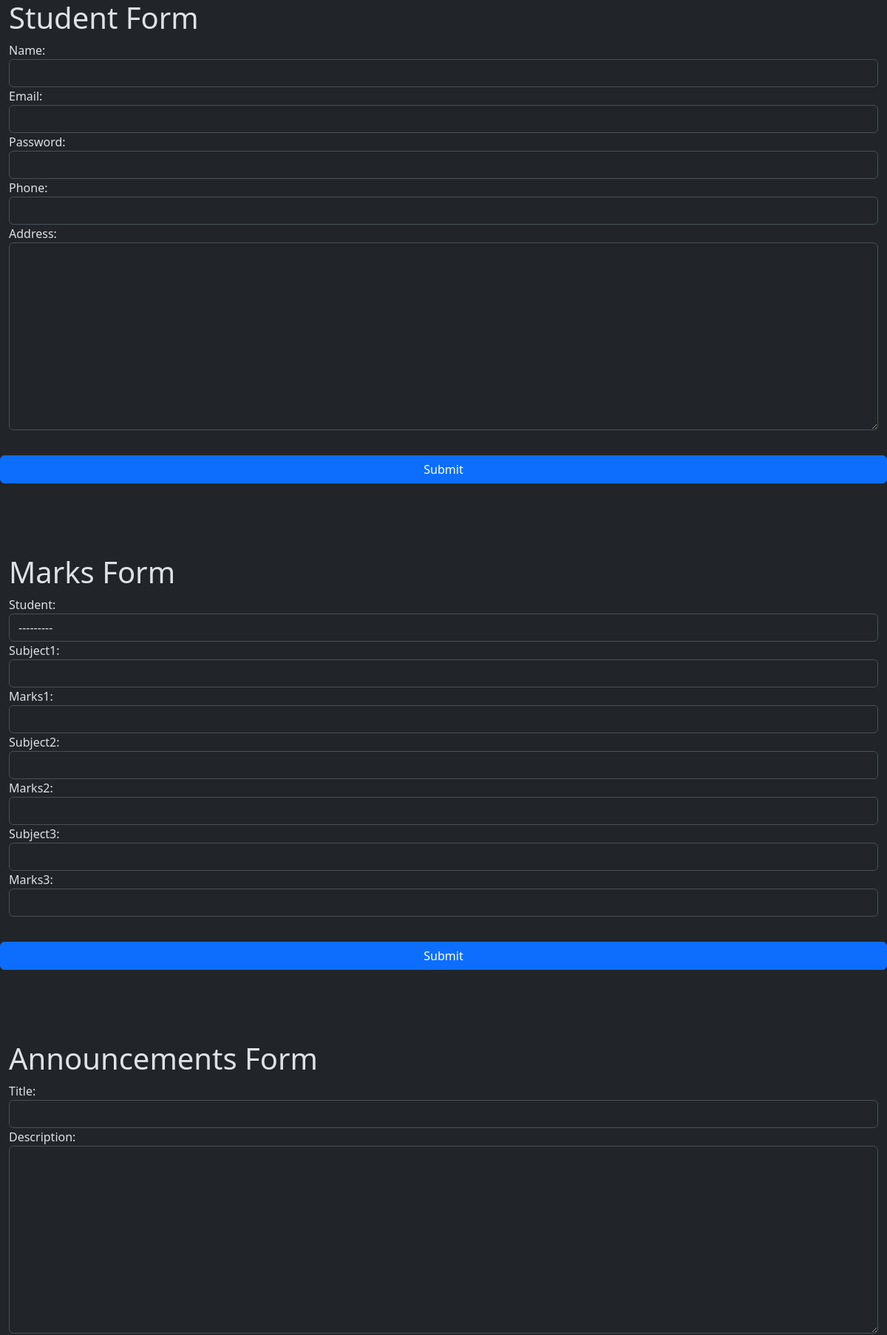
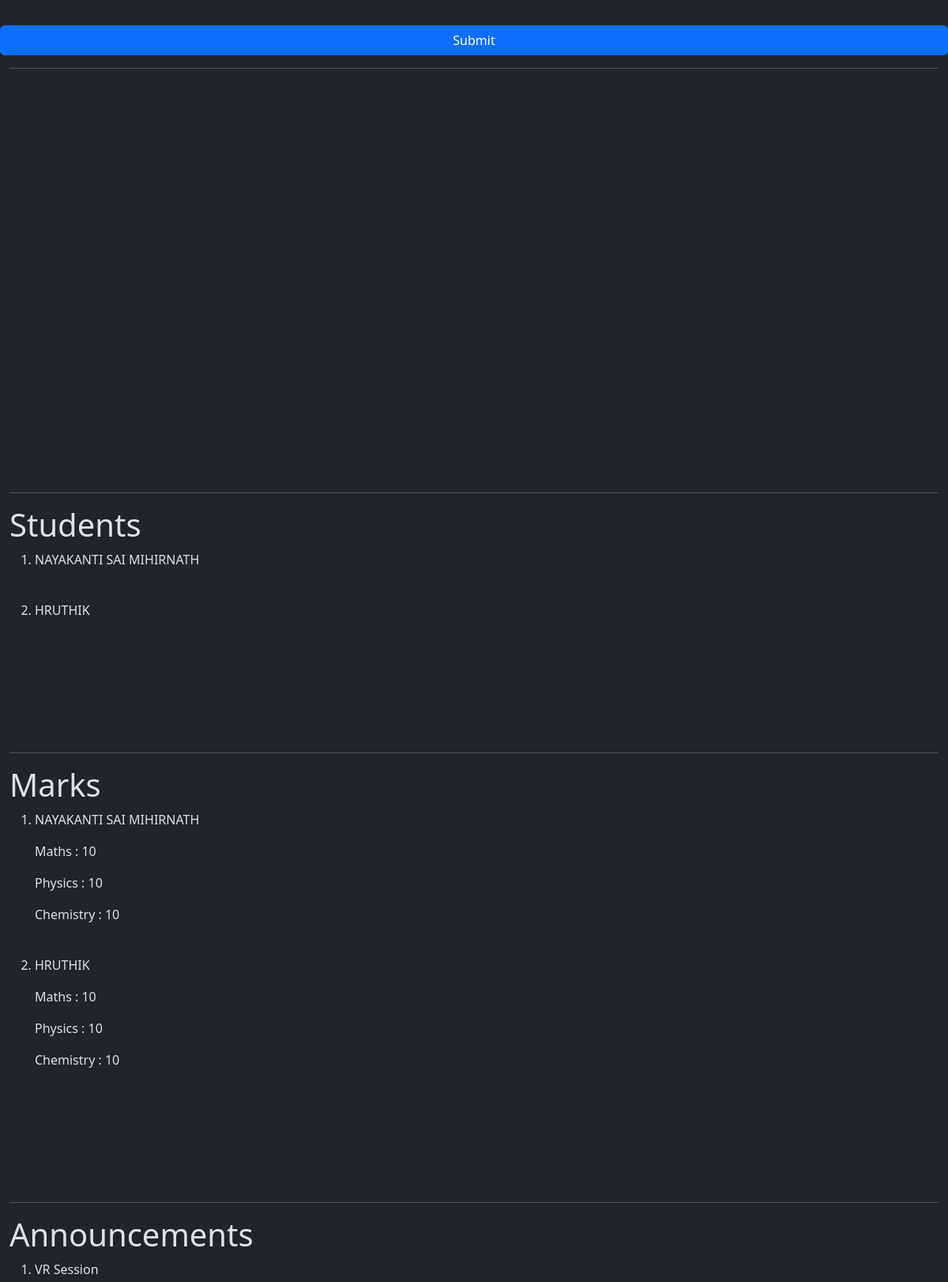
Page /mainApp/adminHome (signed in, upper part) on the committed database (2 pictures, top to bottom).
### mainApp/models.py (models this page shows)
class Student(models.Model):
    name = models.CharField(max_length=100)
    email = models.EmailField()
    password = models.CharField(max_length=100)
    phone = models.CharField(max_length=100)
    address = models.TextField()
    def __str__(self):
        return f"{self.name}"

class Marks(models.Model):
    student = models.ForeignKey(Student, on_delete=models.CASCADE)
    subject1 = models.CharField(max_length=100)
    marks1 = models.IntegerField()
    subject2 = models.CharField(max_length=100)
    marks2 = models.IntegerField()
    subject3 = models.CharField(max_length=100)
    marks3 = models.IntegerField()

class Announcements(models.Model):
    title = models.CharField(max_length=100)
    description = models.TextField()
    date = models.DateTimeField()
    class Meta:
        ordering = ['-date']

### mainApp/views.py (the view, shortened to what this page needs)
# urls.py: path('adminHome',views.adminHome,name='adminHome'),
def adminHome(request):
    if request.session.has_key('adminEmail'):
        student = Student.objects.all()
        marks = Marks.objects.all()
        announcements = Announcements.objects.all()
        form = StudentForm(request.POST)
        form = MarksForm(request.POST)
        if form.is_valid():
            form.save()
        form = AnnouncementsForm(request.POST)
        if form.is_valid():
            post = form.save(commit=False)
            post.date = datetime.datetime.now()
            post.save()
        return render(request, 'mainApp/adminHome.html',{'student':student,'marks':marks,'studentform':StudentForm(),'marksform':MarksForm(),'announcementsform':AnnouncementsForm(),'announcements':announcements})
    elif request.session.has_key('studentEmail'):
        return redirect('studentHome')
    else:
        return redirect('adminLogin')

### mainApp/forms.py
class StudentForm(forms.ModelForm):
    class Meta:
        model = Student
        fields = '__all__'
        widgets = {
            'name' : forms.TextInput(attrs={'class':'form-control'}),
            'email' : forms.EmailInput(attrs={'class':'form-control'}),
            'password' : forms.PasswordInput(attrs={'class':'form-control'}),
            'phone' : forms.TextInput(attrs={'class':'form-control'}),
            'address' : forms.Textarea(attrs={'class':'form-control'}),
        }

class MarksForm(forms.ModelForm):
    class Meta:
        model = Marks
        fields = '__all__'
        widgets = {
            'student' : forms.Select(attrs={'class':'form-control'}),
            'subject1' : forms.TextInput(attrs={'class':'form-control'}),
            'marks1' : forms.NumberInput(attrs={'class':'form-control'}),
            'subject2' : forms.TextInput(attrs={'class':'form-control'}),
            'marks2' : forms.NumberInput(attrs={'class':'form-control'}),
            'subject3' : forms.TextInput(attrs={'class':'form-control'}),
            'marks3' : forms.NumberInput(attrs={'class':'form-control'}),
        }

### templates/mainApp/adminHome.html (shortened to what this page needs)
<!DOCTYPE html>
<html lang="en" data-bs-theme="dark">
    <head>
        <link
            href="https://cdn.jsdelivr.net/npm/bootstrap@5.3.3/dist/css/bootstrap.min.css"
            rel="stylesheet"
        />
    </head>
    <body class="container-fluid d-flex flex-column">
        <h1>Student Form</h1>
        <form action="" method="post" class="row">
            {% csrf_token %} {{studentform}}
            <br />
            <br />
            <br />
            <br />
            <br />
            <br />
            <br />
            <br />
            <br />
            <br />
            <br />
            <br />
            <br />
            <input class="btn btn-primary" type="submit" value="Submit" />
        </form>
        <br />
        <br />
        <br />
        <br />
        <h1>Marks Form</h1>
        <form action="" method="post" class="row">
            {% csrf_token %} {{marksform}}
            <br />
            <br />
            <br />
            <br />
            <input class="btn btn-primary" type="submit" value="Submit" />
        </form>
        <br />
        <br />
        <br />
        <br />
        <h1>Announcements Form</h1>
        <form action="" method="post" class="row">
            {% csrf_token %} {{announcementsform}}
            <br />
            <br />
            <br />
            <br />
            <br />
            <br />
            <br />
            <br />
            <br />
            <br />
            <br />
            <br />
            <br />
            <input class="btn btn-primary" type="submit" value="Submit" />
        </form>
        <hr />
        <br />
        <br />
        <br />
        <br />
        <br />
        <br />
        <br />
        <br />
        <br />
        <br />
        <br />
        <br />
        <br />
        <br />
        <br />
        <br />
        <br />
        <br />
        <br />
        <br />
        <br />
        <hr />
        <h1>Students</h1>
        <ol>
            {% for s in student %}
            <li>
                <p>{{s.name}}</p>
                <br />
            </li>
            {% endfor %}
        </ol>
        <br />
        <br />
        <br />
        <br />
        <hr />
        <h1>Marks</h1>
        <ol>
            {% for m in marks %}
            <li>
                <p>{{m.student.name}}</p>
                <p>{{m.subject1}} : {{m.marks1}}</p>
                <p>{{m.subject2}} : {{m.marks2}}</p>
                <p>{{m.subject3}} : {{m.marks3}}</p>
                <br />
            </li>
            {% endfor %}
        </ol>
        <br />
        <br />
        <br />
        <br />
        <hr />
        <h1>Announcements</h1>
        <ol>
            {% for a in announcements %}
            <li>
                <p>{{a.title}}</p>
                <br />
            </li>
            {% endfor %}
        </ol>
        <br />
        <br />
        <br />
        <br />
    </body>
</html>

### rows in the picture
Student: name "NAYAKANTI SAI MIHIRNATH"
Student: name "HRUTHIK"
Marks: student.name "NAYAKANTI SAI MIHIRNATH", subject1 "Maths", marks1 "10", subject2 "Physics", marks2 "10", subject3 "Chemistry", marks3 "10"
Marks: student.name "HRUTHIK", subject1 "Maths", marks1 "10", subject2 "Physics", marks2 "10", subject3 "Chemistry", marks3 "10"
Announcements: title "VR Session"
